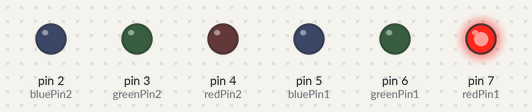
A sketch run on a simulated Arduino Uno, built with avr-gcc and run on an emulated ATmega328P. Shown: output pins drawn as LEDs (lit = HIGH).

Above: at 0.5 s.
At 2.5 s:
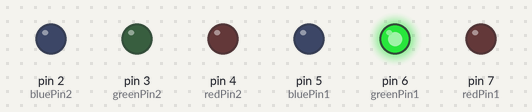
At 4.5 s:
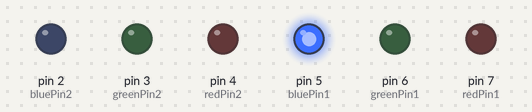
At 8.5 s:
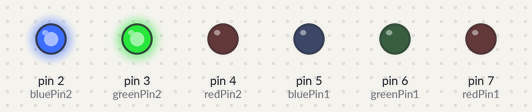
At 12.5 s:
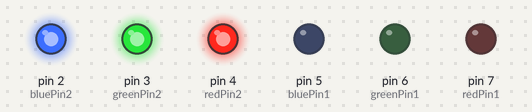
At 17.5 s:
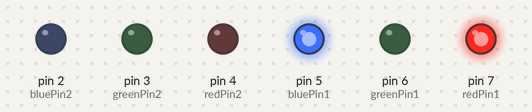
Timing chart, 0 to 18.2 s (numbered marks = the images above):
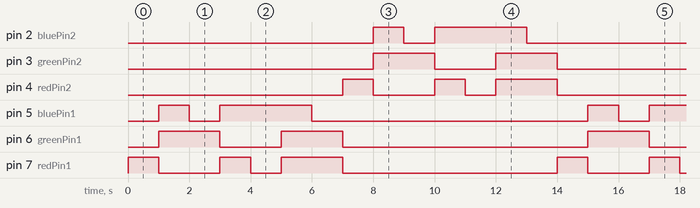

Measured:
- by itself, pin 2 (bluePin2), pin 5 (bluePin1): repeats every 14.0 s: LOW 1.0 s, HIGH 3.0 s, LOW 9.0 s, HIGH 1.0 s
- by itself, pin 3 (greenPin2), pin 6 (greenPin1): repeats every 14.0 s: LOW 2.0 s, HIGH 2.0 s, LOW 8.0 s, HIGH 2.0 s
- by itself, pin 4 (redPin2), pin 7 (redPin1): repeats every 14.0 s: LOW 2.0 s, HIGH 1.0 s, LOW 1.0 s, HIGH 2.0 s, LOW 7.0 s, HIGH 1.0 s

The sketch:

code.ino
```cpp
const int redPin1   = 7;
const int greenPin1 = 6;
const int bluePin1  = 5;

const int redPin2   = 4;
const int greenPin2 = 3;
const int bluePin2  = 2;

void setup() {
  pinMode(redPin1,   OUTPUT);
  pinMode(greenPin1, OUTPUT);
  pinMode(bluePin1,  OUTPUT);
  pinMode(redPin2,   OUTPUT);
  pinMode(greenPin2, OUTPUT);
  pinMode(bluePin2,  OUTPUT);
}

void loop() {
  setColor2(0, 0, 0);

  setColor1(1, 0, 0);  delay(1000);
  setColor1(0, 1, 1);  delay(1000);
  setColor1(0, 1, 0);  delay(1000);
  setColor1(1, 0, 1);  delay(1000);
  setColor1(0, 0, 1);  delay(1000);
  setColor1(1, 1, 1);  delay(1000);
  setColor1(1, 1, 0);  delay(1000);

  setColor1(0, 0, 0);

  setColor2(1, 0, 0);  delay(1000);
  setColor2(0, 1, 1);  delay(1000);
  setColor2(0, 1, 0);  delay(1000);
  setColor2(1, 0, 1);  delay(1000);
  setColor2(0, 0, 1);  delay(1000);
  setColor2(1, 1, 1);  delay(1000);
  setColor2(1, 1, 0);  delay(1000);
}

void setColor1(int r, int g, int b) {
  digitalWrite(redPin1,   r);
  digitalWrite(greenPin1, g);
  digitalWrite(bluePin1,  b);
}

void setColor2(int r, int g, int b) {
  digitalWrite(redPin2,   r);
  digitalWrite(greenPin2, g);
  digitalWrite(bluePin2,  b);
}
```
